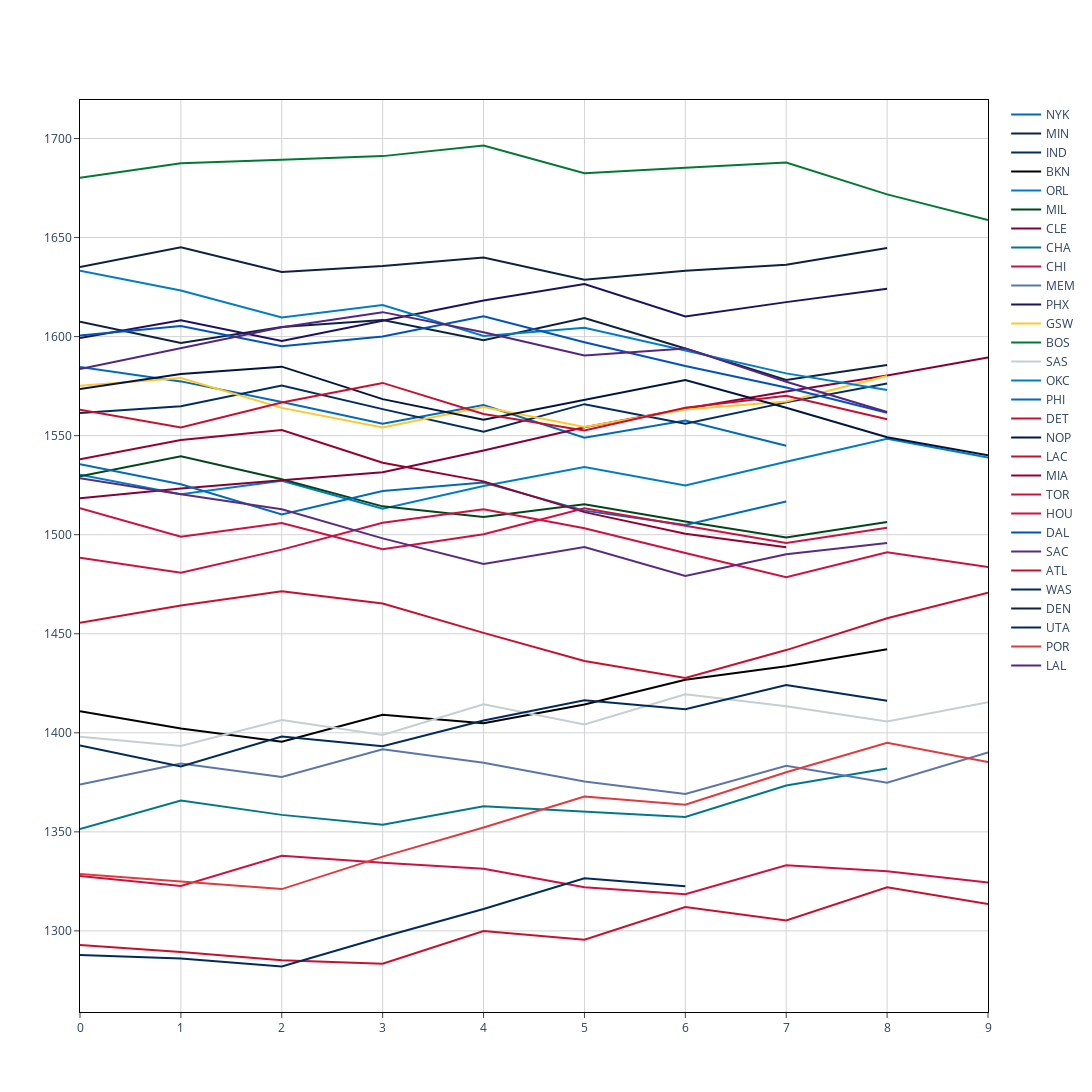

The notebook cell this image was saved under:
### Code cell
fig = elo_line_plot(elo_histories)
fig.show()
